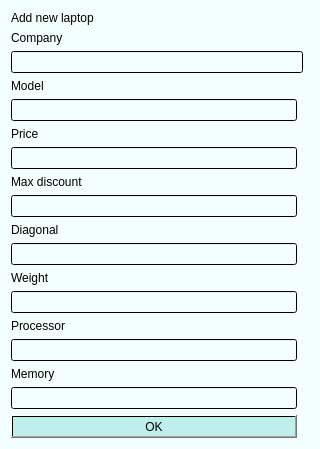
<?xml version="1.0" encoding="UTF-8"?>
<ui version="4.0">
 <class>addLaptop</class>
 <widget class="QDialog" name="addLaptop">
  <property name="geometry">
   <rect>
    <x>0</x>
    <y>0</y>
    <width>320</width>
    <height>430</height>
   </rect>
  </property>
  <property name="windowTitle">
   <string>Dialog</string>
  </property>
  <property name="styleSheet">
   <string notr="true">background-color: qlineargradient(spread:pad, x1:0, y1:0, x2:0, y2:0, stop:0 rgba(243, 255, 253, 255));</string>
  </property>
  <layout class="QGridLayout" name="gridLayout">
   <item row="2" column="0" colspan="2">
    <widget class="QLineEdit" name="compEdit">
     <property name="styleSheet">
      <string notr="true"/>
     </property>
    </widget>
   </item>
   <item row="5" column="0">
    <widget class="QLineEdit" name="modelEdit"/>
   </item>
   <item row="11" column="0">
    <widget class="QLineEdit" name="diagEdit"/>
   </item>
   <item row="7" column="0">
    <widget class="QLineEdit" name="priceEdit"/>
   </item>
   <item row="9" column="0">
    <widget class="QLineEdit" name="maxDiscEdit"/>
   </item>
   <item row="13" column="0">
    <widget class="QLineEdit" name="weightEdit"/>
   </item>
   <item row="15" column="0">
    <widget class="QLineEdit" name="procEdit"/>
   </item>
   <item row="12" column="0">
    <widget class="QLabel" name="label_6">
     <property name="text">
      <string>Weight</string>
     </property>
    </widget>
   </item>
   <item row="8" column="0">
    <widget class="QLabel" name="label_4">
     <property name="text">
      <string>Max discount</string>
     </property>
    </widget>
   </item>
   <item row="10" column="0">
    <widget class="QLabel" name="label_5">
     <property name="text">
      <string>Diagonal</string>
     </property>
    </widget>
   </item>
   <item row="6" column="0">
    <widget class="QLabel" name="label_3">
     <property name="text">
      <string>Price</string>
     </property>
    </widget>
   </item>
   <item row="4" column="0">
    <widget class="QLabel" name="label_2">
     <property name="text">
      <string>Model</string>
     </property>
    </widget>
   </item>
   <item row="14" column="0">
    <widget class="QLabel" name="label_7">
     <property name="text">
      <string>Processor</string>
     </property>
    </widget>
   </item>
   <item row="16" column="0">
    <widget class="QLabel" name="label_8">
     <property name="text">
      <string>Memory</string>
     </property>
    </widget>
   </item>
   <item row="0" column="0" colspan="3">
    <widget class="QLabel" name="label_9">
     <property name="styleSheet">
      <string notr="true">font: 14pt &quot;MS Shell Dlg 2&quot;;</string>
     </property>
     <property name="text">
      <string>Add new laptop</string>
     </property>
    </widget>
   </item>
   <item row="1" column="0">
    <widget class="QLabel" name="label">
     <property name="text">
      <string>Company</string>
     </property>
    </widget>
   </item>
   <item row="17" column="0">
    <widget class="QLineEdit" name="memEdit"/>
   </item>
   <item row="18" column="0">
    <widget class="QPushButton" name="okButton">
     <property name="styleSheet">
      <string notr="true">background-color: qlineargradient(spread:pad, x1:0, y1:0, x2:0, y2:0, stop:0 rgba(190, 239, 235, 255));</string>
     </property>
     <property name="text">
      <string>OK</string>
     </property>
    </widget>
   </item>
  </layout>
 </widget>
 <resources/>
 <connections/>
</ui>
